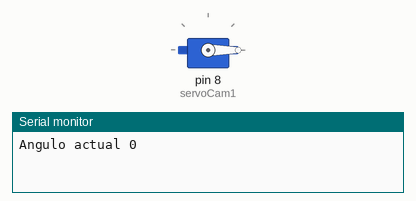
Simulated run of this sketch. Board: Arduino Uno, built with avr-gcc and run on an emulated ATmega328P. On the bench: servo, the last lines printed to the serial monitor.

Above: at 0.05 s.
At 7.55 s:
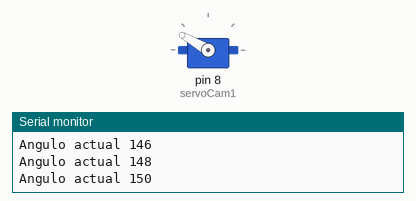
At 15.05 s:
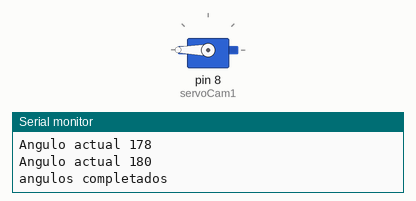
At 23.35 s:
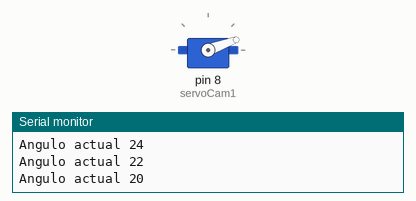
Timing chart, 0 to 31.7 s (numbered marks = the images above):
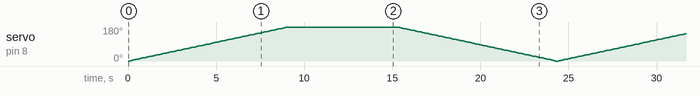

The sketch:

servoMotorCam1.ino
```cpp
// C++ code
//  by ing Eliasib Cadena M
//

//LIBRARIES:
#include <Servo.h>

Servo servoCam1;
int angulo;
int tiempo;
void setup()
{
  Serial.begin(9600);//mostrar salidas
  servoCam1.attach(8);
  tiempo=100;

  //pinMode(LED_BUILTIN, OUTPUT);
}

void loop()
{
  angulo= 0;
  //paneo 1
  while(angulo<=180){
    servoCam1.write(angulo);
    Serial.print("Angulo actual ");
    Serial.println(angulo);
    delay(tiempo);
    angulo +=2;
  }
  Serial.println("angulos completados");
  delay(6000);

  while(angulo >= 0 ){
    servoCam1.write(angulo);
    Serial.print("Angulo actual ");
    Serial.println(angulo);
    delay(tiempo);
    angulo -=2;
  }

}
```
